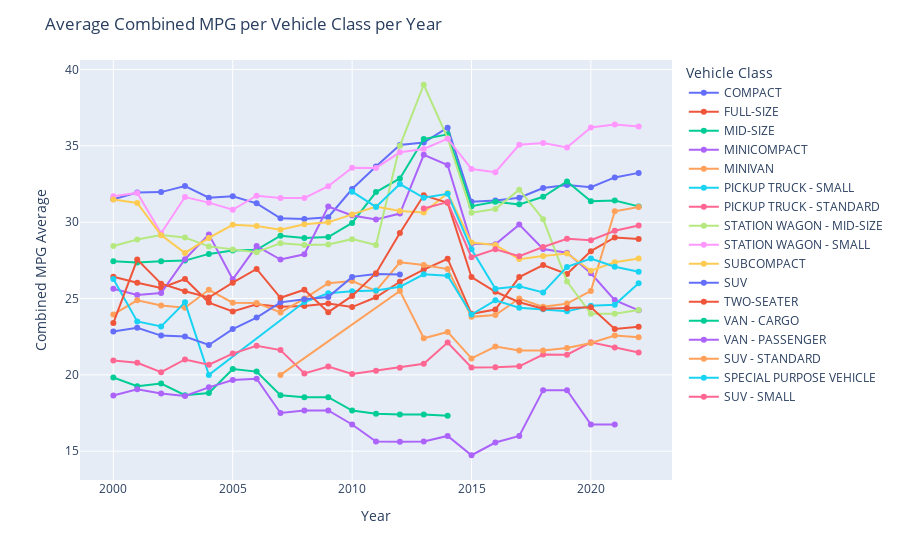

The notebook cell saved with this chart:
### Code cell
# create a plotly line chart figure
fig = px.line(
    x = Year,
    y = CombineMPG,
    color = VehicleClass,
    markers = True
)

# update the title, axes and legend title
fig.update_layout(
    title = 'Average Combined MPG per Vehicle Class per Year',
    xaxis_title = 'Year',
    yaxis_title = 'Combined MPG Average',
    legend_title = 'Vehicle Class'
)

# customize the hover text...
# for some reason it would not take %{color} as a variable so assuming it is needing 
# to be read someway different, but couldnt find the documentation on how.
fig.update_traces(
    hovertemplate="<br>".join([
        "<b>Year</b>: %{x}",
        "<b>MPG Average</b>: %{y}"
    ])
)

# show the figure
fig.show()

### Figure 1 — Plotly figure (JSON) as saved in the notebook; plotly's stock layout.template omitted (floating-point values rounded to 4 significant figures)
{"data": [{"hovertemplate": "<b>Year</b>: %{x}<br><b>MPG Average</b>: %{y}", "legendgroup": "COMPACT", "line": {"color": "#636efa", "dash": "solid"}, "marker": {"symbol": "circle"}, "mode": "markers+lines", "name": "COMPACT", "orientation": "v", "showlegend": true, "type": "scatter", "x": [2000, 2001, 2002, 2003, 2004, 2005, 2006, 2007, 2008, 2009, 2010, 2011, 2012, 2013, 2014, 2015, 2016, 2017, 2018, 2019, 2020, 2021, 2022], "xaxis": "x", "y": [31.5, 31.94, 31.97, 32.37, 31.6, 31.7, 31.23, 30.25, 30.2, 30.33, 32.17, 33.65, 35.06, 35.21, 36.19, 31.33, 31.41, 31.6, 32.24, 32.43, 32.29, 32.93, 33.23], "yaxis": "y"}, {"hovertemplate": "<b>Year</b>: %{x}<br><b>MPG Average</b>: %{y}", "legendgroup": "FULL-SIZE", "line": {"color": "#EF553B", "dash": "solid"}, "marker": {"symbol": "circle"}, "mode": "markers+lines", "name": "FULL-SIZE", "orientation": "v", "showlegend": true, "type": "scatter", "x": [2000, 2001, 2002, 2003, 2004, 2005, 2006, 2007, 2008, 2009, 2010, 2011, 2012, 2013, 2014, 2015, 2016, 2017, 2018, 2019, 2020, 2021, 2022], "xaxis": "x", "y": [26.43, 26.03, 25.69, 26.28, 24.74, 24.16, 24.62, 24.46, 24.51, 24.68, 24.44, 25.08, 26.1, 26.89, 27.61, 24, 24.28, 26.4, 27.19, 26.6, 28.1, 29, 28.89], "yaxis": "y"}, {"hovertemplate": "<b>Year</b>: %{x}<br><b>MPG Average</b>: %{y}", "legendgroup": "MID-SIZE", "line": {"color": "#00cc96", "dash": "solid"}, "marker": {"symbol": "circle"}, "mode": "markers+lines", "name": "MID-SIZE", "orientation": "v", "showlegend": true, "type": "scatter", "x": [2000, 2001, 2002, 2003, 2004, 2005, 2006, 2007, 2008, 2009, 2010, 2011, 2012, 2013, 2014, 2015, 2016, 2017, 2018, 2019, 2020, 2021, 2022], "xaxis": "x", "y": [27.44, 27.35, 27.44, 27.48, 27.92, 28.14, 28.19, 29.12, 28.97, 29.02, 29.95, 31.97, 32.86, 35.44, 35.75, 31.04, 31.34, 31.17, 31.66, 32.66, 31.37, 31.42, 31.03], "yaxis": "y"}, {"hovertemplate": "<b>Year</b>: %{x}<br><b>MPG Average</b>: %{y}", "legendgroup": "MINICOMPACT", "line": {"color": "#ab63fa", "dash": "solid"}, "marker": {"symbol": "circle"}, "mode": "markers+lines", "name": "MINICOMPACT", "orientation": "v", "showlegend": true, "type": "scatter", "x": [2000, 2001, 2002, 2003, 2004, 2005, 2006, 2007, 2008, 2009, 2010, 2011, 2012, 2013, 2014, 2015, 2016, 2017, 2018, 2019, 2020, 2021, 2022], "xaxis": "x", "y": [25.64, 25.24, 25.36, 27.58, 29.2, 26.26, 28.43, 27.55, 27.9, 31.02, 30.44, 30.17, 30.57, 34.42, 33.74, 28.59, 28.56, 29.84, 28.25, 28, 26.65, 24.9, 24.22], "yaxis": "y"}, {"hovertemplate": "<b>Year</b>: %{x}<br><b>MPG Average</b>: %{y}", "legendgroup": "MINIVAN", "line": {"color": "#FFA15A", "dash": "solid"}, "marker": {"symbol": "circle"}, "mode": "markers+lines", "name": "MINIVAN", "orientation": "v", "showlegend": true, "type": "scatter", "x": [2000, 2001, 2002, 2003, 2004, 2005, 2006, 2007, 2008, 2009, 2010, 2011, 2012, 2013, 2014, 2015, 2016, 2017, 2018, 2019, 2020, 2021, 2022], "xaxis": "x", "y": [23.96, 24.88, 24.55, 24.39, 25.57, 24.73, 24.71, 24.09, 25, 26, 26.14, 25.5, 27.38, 27.2, 26.93, 23.8, 23.92, 25, 24.45, 24.67, 25.5, 30.71, 31], "yaxis": "y"}, {"hovertemplate": "<b>Year</b>: %{x}<br><b>MPG Average</b>: %{y}", "legendgroup": "PICKUP TRUCK - SMALL", "line": {"color": "#19d3f3", "dash": "solid"}, "marker": {"symbol": "circle"}, "mode": "markers+lines", "name": "PICKUP TRUCK - SMALL", "orientation": "v", "showlegend": true, "type": "scatter", "x": [2000, 2001, 2002, 2003, 2004, 2008, 2009, 2010, 2011, 2012, 2013, 2014, 2015, 2016, 2017, 2018, 2019, 2020, 2021, 2022], "xaxis": "x", "y": [26.27, 23.5, 23.17, 24.75, 20, 24.77, 25.34, 25.48, 25.53, 25.77, 26.58, 26.5, 23.95, 24.88, 24.39, 24.3, 24.16, 24.53, 24.59, 26], "yaxis": "y"}, {"hovertemplate": "<b>Year</b>: %{x}<br><b>MPG Average</b>: %{y}", "legendgroup": "PICKUP TRUCK - STANDARD", "line": {"color": "#FF6692", "dash": "solid"}, "marker": {"symbol": "circle"}, "mode": "markers+lines", "name": "PICKUP TRUCK - STANDARD", "orientation": "v", "showlegend": true, "type": "scatter", "x": [2000, 2001, 2002, 2003, 2004, 2005, 2006, 2007, 2008, 2009, 2010, 2011, 2012, 2013, 2014, 2015, 2016, 2017, 2018, 2019, 2020, 2021, 2022], "xaxis": "x", "y": [20.95, 20.79, 20.18, 21.01, 20.66, 21.39, 21.91, 21.62, 20.1, 20.55, 20.05, 20.27, 20.47, 20.73, 22.11, 20.48, 20.5, 20.56, 21.33, 21.32, 22.13, 21.8, 21.46], "yaxis": "y"}, {"hovertemplate": "<b>Year</b>: %{x}<br><b>MPG Average</b>: %{y}", "legendgroup": "STATION WAGON - MID-SIZE", "line": {"color": "#B6E880", "dash": "solid"}, "marker": {"symbol": "circle"}, "mode": "markers+lines", "name": "STATION WAGON - MID-SIZE", "orientation": "v", "showlegend": true, "type": "scatter", "x": [2000, 2001, 2002, 2003, 2004, 2005, 2006, 2007, 2008, 2009, 2010, 2011, 2012, 2013, 2014, 2015, 2016, 2017, 2018, 2019, 2020, 2021, 2022], "xaxis": "x", "y": [28.44, 28.87, 29.16, 29, 28.41, 28.21, 28.04, 28.62, 28.5, 28.54, 28.89, 28.5, 35, 39, 35.5, 30.62, 30.86, 32.12, 30.2, 26.11, 24, 24, 24.25], "yaxis": "y"}, {"hovertemplate": "<b>Year</b>: %{x}<br><b>MPG Average</b>: %{y}", "legendgroup": "STATION WAGON - SMALL", "line": {"color": "#FF97FF", "dash": "solid"}, "marker": {"symbol": "circle"}, "mode": "markers+lines", "name": "STATION WAGON - SMALL", "orientation": "v", "showlegend": true, "type": "scatter", "x": [2000, 2001, 2002, 2003, 2004, 2005, 2006, 2007, 2008, 2009, 2010, 2011, 2012, 2013, 2014, 2015, 2016, 2017, 2018, 2019, 2020, 2021, 2022], "xaxis": "x", "y": [31.69, 31.92, 29.28, 31.64, 31.28, 30.81, 31.74, 31.59, 31.58, 32.35, 33.57, 33.55, 34.57, 34.8, 35.47, 33.49, 33.27, 35.07, 35.18, 34.89, 36.2, 36.4, 36.26], "yaxis": "y"}, {"hovertemplate": "<b>Year</b>: %{x}<br><b>MPG Average</b>: %{y}", "legendgroup": "SUBCOMPACT", "line": {"color": "#FECB52", "dash": "solid"}, "marker": {"symbol": "circle"}, "mode": "markers+lines", "name": "SUBCOMPACT", "orientation": "v", "showlegend": true, "type": "scatter", "x": [2000, 2001, 2002, 2003, 2004, 2005, 2006, 2007, 2008, 2009, 2010, 2011, 2012, 2013, 2014, 2015, 2016, 2017, 2018, 2019, 2020, 2021, 2022], "xaxis": "x", "y": [31.48, 31.26, 29.15, 27.98, 28.97, 29.83, 29.74, 29.51, 29.86, 29.99, 30.51, 31.02, 30.74, 30.63, 31.9, 28.66, 28.51, 27.58, 27.78, 27.95, 26.82, 27.37, 27.62], "yaxis": "y"}, {"hovertemplate": "<b>Year</b>: %{x}<br><b>MPG Average</b>: %{y}", "legendgroup": "SUV", "line": {"color": "#636efa", "dash": "solid"}, "marker": {"symbol": "circle"}, "mode": "markers+lines", "name": "SUV", "orientation": "v", "showlegend": true, "type": "scatter", "x": [2000, 2001, 2002, 2003, 2004, 2005, 2006, 2007, 2008, 2009, 2010, 2011, 2012], "xaxis": "x", "y": [22.85, 23.08, 22.57, 22.51, 21.96, 23, 23.76, 24.75, 24.96, 25.1, 26.42, 26.6, 26.58], "yaxis": "y"}, {"hovertemplate": "<b>Year</b>: %{x}<br><b>MPG Average</b>: %{y}", "legendgroup": "TWO-SEATER", "line": {"color": "#EF553B", "dash": "solid"}, "marker": {"symbol": "circle"}, "mode": "markers+lines", "name": "TWO-SEATER", "orientation": "v", "showlegend": true, "type": "scatter", "x": [2000, 2001, 2002, 2003, 2004, 2005, 2006, 2007, 2008, 2009, 2010, 2011, 2012, 2013, 2014, 2015, 2016, 2017, 2018, 2019, 2020, 2021, 2022], "xaxis": "x", "y": [23.4, 27.55, 25.97, 25.48, 25.07, 26.04, 26.94, 25.05, 25.58, 24.11, 25.17, 26.66, 29.29, 31.76, 31.27, 26.4, 25.44, 24.75, 24.33, 24.37, 24.42, 23, 23.16], "yaxis": "y"}, {"hovertemplate": "<b>Year</b>: %{x}<br><b>MPG Average</b>: %{y}", "legendgroup": "VAN - CARGO", "line": {"color": "#00cc96", "dash": "solid"}, "marker": {"symbol": "circle"}, "mode": "markers+lines", "name": "VAN - CARGO", "orientation": "v", "showlegend": true, "type": "scatter", "x": [2000, 2001, 2002, 2003, 2004, 2005, 2006, 2007, 2008, 2009, 2010, 2011, 2012, 2013, 2014], "xaxis": "x", "y": [19.83, 19.26, 19.43, 18.67, 18.81, 20.38, 20.21, 18.67, 18.54, 18.54, 17.67, 17.45, 17.41, 17.41, 17.32], "yaxis": "y"}, {"hovertemplate": "<b>Year</b>: %{x}<br><b>MPG Average</b>: %{y}", "legendgroup": "VAN - PASSENGER", "line": {"color": "#ab63fa", "dash": "solid"}, "marker": {"symbol": "circle"}, "mode": "markers+lines", "name": "VAN - PASSENGER", "orientation": "v", "showlegend": true, "type": "scatter", "x": [2000, 2001, 2002, 2003, 2004, 2005, 2006, 2007, 2008, 2009, 2010, 2011, 2012, 2013, 2014, 2015, 2016, 2017, 2018, 2019, 2020, 2021], "xaxis": "x", "y": [18.65, 19.06, 18.78, 18.62, 19.18, 19.67, 19.75, 17.5, 17.67, 17.67, 16.75, 15.63, 15.61, 15.63, 16, 14.74, 15.57, 16, 19, 19, 16.75, 16.75], "yaxis": "y"}, {"hovertemplate": "<b>Year</b>: %{x}<br><b>MPG Average</b>: %{y}", "legendgroup": "SUV - STANDARD", "line": {"color": "#FFA15A", "dash": "solid"}, "marker": {"symbol": "circle"}, "mode": "markers+lines", "name": "SUV - STANDARD", "orientation": "v", "showlegend": true, "type": "scatter", "x": [2007, 2012, 2013, 2014, 2015, 2016, 2017, 2018, 2019, 2020, 2021, 2022], "xaxis": "x", "y": [20, 25.5, 22.4, 22.81, 21.08, 21.85, 21.6, 21.6, 21.76, 22.08, 22.58, 22.46], "yaxis": "y"}, {"hovertemplate": "<b>Year</b>: %{x}<br><b>MPG Average</b>: %{y}", "legendgroup": "SPECIAL PURPOSE VEHICLE", "line": {"color": "#19d3f3", "dash": "solid"}, "marker": {"symbol": "circle"}, "mode": "markers+lines", "name": "SPECIAL PURPOSE VEHICLE", "orientation": "v", "showlegend": true, "type": "scatter", "x": [2010, 2011, 2012, 2013, 2014, 2015, 2016, 2017, 2018, 2019, 2020, 2021, 2022], "xaxis": "x", "y": [32, 31, 32.5, 31.6, 31.86, 28.22, 25.65, 25.8, 25.4, 27.07, 27.62, 27.08, 26.75], "yaxis": "y"}, {"hovertemplate": "<b>Year</b>: %{x}<br><b>MPG Average</b>: %{y}", "legendgroup": "SUV - SMALL", "line": {"color": "#FF6692", "dash": "solid"}, "marker": {"symbol": "circle"}, "mode": "markers+lines", "name": "SUV - SMALL", "orientation": "v", "showlegend": true, "type": "scatter", "x": [2013, 2014, 2015, 2016, 2017, 2018, 2019, 2020, 2021, 2022], "xaxis": "x", "y": [30.89, 31.32, 27.71, 28.23, 27.78, 28.37, 28.91, 28.82, 29.44, 29.78], "yaxis": "y"}], "layout": {"legend": {"title": {"text": "Vehicle Class"}, "tracegroupgap": 0}, "margin": {"t": 60}, "title": {"text": "Average Combined MPG per Vehicle Class per Year"}, "xaxis": {"anchor": "y", "domain": [0, 1], "title": {"text": "Year"}}, "yaxis": {"anchor": "x", "domain": [0, 1], "title": {"text": "Combined MPG Average"}}}}
